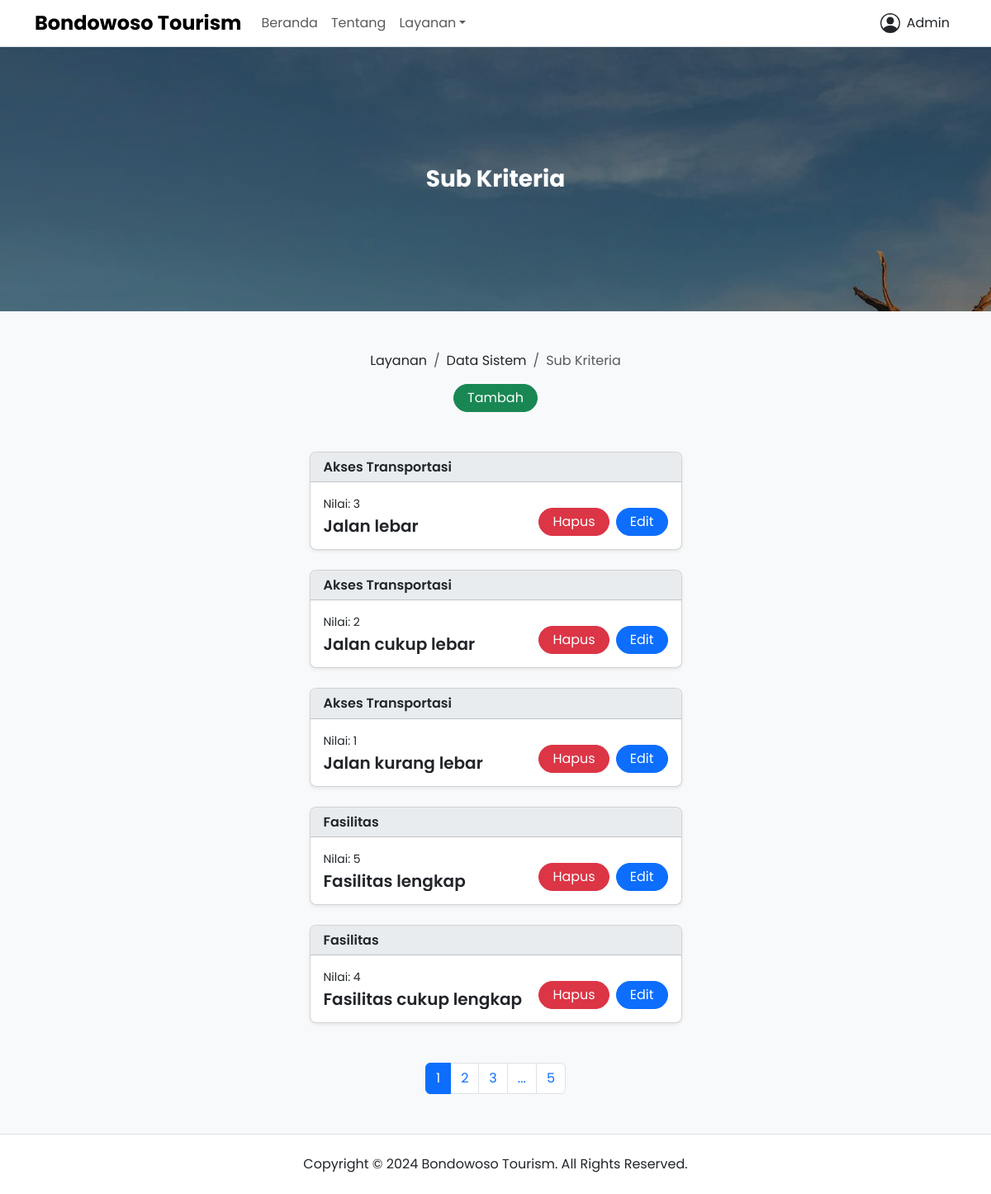
Page /layanan/sub-kriteria (signed in) on the earlier database version.
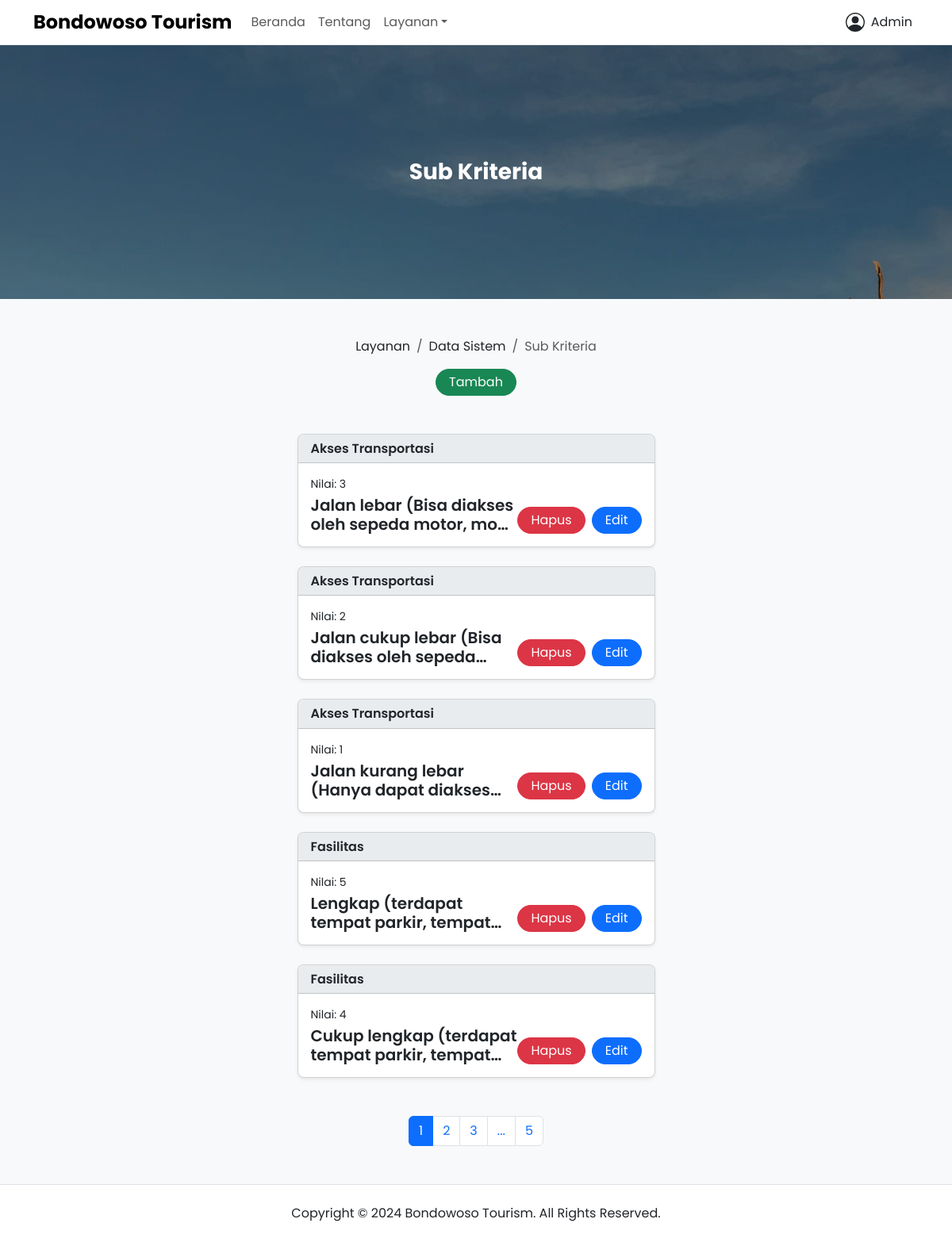
Same page on the later database version.
### app/models.py (models this page shows, shortened)
class User(UserMixin, db.Model):
  __tablename__ = "user"
  id = db.Column(db.Integer, primary_key=True)
  name = db.Column(db.String(60), nullable=False)
  gender = db.Column(db.String(60), nullable=False)
  phone = db.Column(db.String(60), nullable=False, unique=True)
  email = db.Column(db.String(60), nullable=False, unique=True)
  role = db.Column(db.String(20), nullable=False, default="user")
  password = db.Column(db.String(128), nullable=False)
  joined_date = db.Column(db.DateTime, nullable=False, default=datetime.now)
  usage_help = db.relationship("UsageHelp", backref="user", lazy=True)
  criteria = db.relationship("Criteria", backref="user", lazy=True)
  sub_criteria = db.relationship("SubCriteria", backref="user", lazy=True)
  location_point = db.relationship("LocationPoint", backref="user", lazy=True)
  tour_type = db.relationship("TourType", backref="user", lazy=True)
  tour_list = db.relationship("TourList", backref="user", lazy=True)

class SubCriteria(db.Model):
  __tablename__ = "sub_criteria"
  id = db.Column(db.Integer, primary_key=True)
  name = db.Column(db.String(128), nullable=False)
  value = db.Column(db.Integer, nullable=False)
  posted_date = db.Column(db.DateTime, nullable=False, default=datetime.now)
  updated_date = db.Column(db.DateTime, onupdate=datetime.now, default=datetime.now)
  user_id = db.Column(db.Integer, db.ForeignKey("user.id"), nullable=False)
  criteria_id = db.Column(db.Integer, db.ForeignKey("criteria.id"), nullable=False)
  criteria = db.relationship("Criteria", back_populates="sub_criteria")

class Criteria(db.Model):
  __tablename__ = "criteria"
  id = db.Column(db.Integer, primary_key=True)
  name = db.Column(db.String(128), nullable=False)
  code = db.Column(db.String(128), nullable=False)
  attribute = db.Column(db.String(128), nullable=False)
  weight = db.Column(db.Float, nullable=False)
  posted_date = db.Column(db.DateTime, nullable=False, default=datetime.now)
  updated_date = db.Column(db.DateTime, onupdate=datetime.now, default=datetime.now)
  user_id = db.Column(db.Integer, db.ForeignKey("user.id"), nullable=False)
  sub_criteria = db.relationship("SubCriteria", back_populates="criteria")

### app/views/public.py (the view)
@public_app.route("/layanan/sub-kriteria", methods=["GET", "POST"])
@login_required
def sub_criteria():
  check_admin()
  page = request.args.get("page", 1, type=int)
  datas = SubCriteria.query.order_by(SubCriteria.posted_date.desc()).paginate(page=page, per_page=5)
  return render_template("public/services/system_data/sub-criteria.html", title="Sub Kriteria - Bondowoso Tourism", datas=datas)

### app/models.py (called while the page is built)
@login_manager.user_loader
def load_user(user_id):
  return User.query.get(int(user_id))

### app/utils.py (called while the page is built)
def check_admin():
  if not current_user.role == "admin":
    abort(403)

### app/templates/public/services/system_data/sub-criteria.html (shortened to what this page needs)
{% extends 'components/public/base.html' %} {% set active_page = 'system_data' %} {% block content %}
<div class="banner d-flex bg-hero h-20rem">
  <div class="container my-auto">
    <div class="row justify-content-center align-items-center">
      <div class="col-lg-10">
        <div class="text-white text-center">
          <h2 class="fw-bold fs-3 title-clamp-2 mb-0">Sub Kriteria</h2>
        </div>
      </div>
    </div>
  </div>
</div>
<div class="page-wrapper bg-body-tertiary">
  <div class="container">
    <div class="row justify-content-center align-items-center pt-5">
      <div class="col-lg-10">
        <div class="d-flex flex-column row-gap-3">
          <nav aria-label="breadcrumb">
            <ol class="breadcrumb justify-content-center align-items-center mb-0">
              <li class="breadcrumb-item"><a class="link-dark link-offset-2 link-underline-opacity-0 link-underline-opacity-100-hover" href="{{ url_for('public_app.services') }}">Layanan</a></li>
              <li class="breadcrumb-item"><a class="link-dark link-offset-2 link-underline-opacity-0 link-underline-opacity-100-hover" href="{{ url_for('public_app.system_data') }}">Data Sistem</a></li>
              <li class="breadcrumb-item active" aria-current="page">Sub Kriteria</li>
            </ol>
          </nav>
          {% if current_user.role == "admin" %}
          <div class="text-center">
            <a class="btn btn-success rounded-5 py-1 px-3" href="{{ url_for('public_app.create_sub_criteria') }}" role="button">Tambah</a>
          </div>
          {% endif %}
        </div>
      </div>
    </div>
    {% if datas.total > 0 %}
    <div class="row flex-column justify-content-center align-items-center row-gap-4 py-5">
      {% for data in datas %}
      <div class="col-lg-5">
        <div class="card shadow-sm rounded-3">
          <div class="card-header bg-body-secondary rounded-top-3">
            <h5 class="fw-semibold fs-6 text-clamp-1 mb-0">{{ data.criteria.name }}</h5>
          </div>
          <div class="card-body">
            <div class="d-flex flex-column flex-lg-row justify-content-between align-items-start align-items-lg-end row-gap-3">
              <div class="d-flex flex-column row-gap-1">
                <p class="small text-clamp-1 mb-0">Nilai: {{ data.value }}</p>
                <h6 class="fw-semibold fs-5 text-clamp-2 mb-0">{{ data.name }}</h6>
              </div>
              {% if current_user.role == "admin" %}
              <div class="d-flex flex-row justify-content-start column-gap-2">
                <a class="btn btn-danger rounded-5 py-1 px-3" href="#" role="button" data-bs-toggle="modal" data-bs-target="#deleteDataModal{{ data.id }}">Hapus</a>
                <a class="btn btn-primary rounded-5 py-1 px-3" href="{{ url_for('public_app.update_sub_criteria', id=data.id) }}" role="button">Edit</a>
              </div>
              {% endif %}
            </div>
          </div>
        </div>
      </div>
      {% endfor %}
    </div>
    <div class="row pb-5">
      <div class="col-lg-12">
        <nav>
          <ul class="pagination justify-content-center align-items-center mb-0">
            {% for page_num in datas.iter_pages(left_edge=1, right_edge=1, left_current=1, right_current=2) %} {% if page_num %} {% if datas.page == page_num %}
            <li class="page-item active" aria-current="page">
              <span class="page-link">{{ page_num }}</span>
            </li>
            {% else %}
            <li class="page-item">
              <a class="page-link" href="{{ url_for('public_app.sub_criteria', page=page_num) }}">{{ page_num }}</a>
            </li>
            {% endif %} {% else %}
            <li class="page-item">
              <span class="page-link">...</span>
            </li>
            {% endif %} {% endfor %}
          </ul>
        </nav>
      </div>
    </div>
    {% endif %}
  </div>
</div>
{% endblock %}

### app/templates/components/public/base.html (shortened to what this page needs)
<!DOCTYPE html>
<html lang="en">
  <head>
    {% include 'components/public/includes/styles.html' %}
  </head>
  <body>
    {% include 'components/public/includes/navbar.html' %}
    {% block content %}{% endblock %}
    {% include 'components/public/includes/footer.html' %}
  </body>
</html>

### app/templates/components/public/includes/styles.html (shortened to what this page needs)
<link
  href="https://cdn.jsdelivr.net/npm/bootstrap@5.3.3/dist/css/bootstrap.min.css"
  rel="stylesheet"
/>
<link
  rel="stylesheet"
  href="{{ url_for('static', filename='css/main.css') }}"
/>

### app/templates/components/public/includes/navbar.html (shortened to what this page needs)
<nav class="navbar navbar-expand-lg bg-body border-bottom">
  <div class="container">
    <a class="navbar-brand" href="{{ url_for('public_app.homepage') }}">
      <h1 class="fw-bold fs-4 my-auto">Bondowoso Tourism</h1>
    </a>
    <div
      class="offcanvas offcanvas-end border-0"
      tabindex="-1"
      id="offcanvasNavbar"
      aria-labelledby="offcanvasNavbarLabel"
    >
      <div class="offcanvas-body">
        <ul class="navbar-nav me-auto">
          <li class="nav-item">
            <a
              class="{{ 'nav-link active' if active_page == 'home' else 'nav-link' }}"
              aria-current="page"
              href="{{ url_for('public_app.homepage') }}"
              >Beranda</a
            >
          </li>
          <li class="nav-item">
            <a
              class="{{ 'nav-link active' if active_page == 'about' else 'nav-link' }}"
              href="{{ url_for('public_app.about') }}"
              >Tentang</a
            >
          </li>
          <li class="nav-item dropdown">
            <a
              class="nav-link dropdown-toggle"
              href="#"
              role="button"
              data-bs-toggle="dropdown"
              aria-expanded="false"
              >Layanan</a
            >
          </li>
        </ul>
        <ul class="navbar-nav">
          {% if current_user.is_authenticated %}
          <li class="nav-item dropdown">
            <a
              class="nav-link text-body"
              href="#"
              role="button"
              data-bs-toggle="dropdown"
              aria-expanded="false"
            >
              <div class="d-flex align-items-center column-gap-2">
                <svg
                  xmlns="http://www.w3.org/2000/svg"
                  height="1.5em"
                  fill="currentColor"
                  viewBox="0 0 16 16"
                >
                  <path d="M11 6a3 3 0 1 1-6 0 3 3 0 0 1 6 0" />
                  <path
                    fill-rule="evenodd"
                    d="M0 8a8 8 0 1 1 16 0A8 8 0 0 1 0 8m8-7a7 7 0 0 0-5.468 11.37C3.242 11.226 4.805 10 8 10s4.757 1.225 5.468 2.37A7 7 0 0 0 8 1"
                  />
                </svg>
                <p class="mb-0">{{ current_user.name }}</p>
              </div>
            </a>
          </li>
          {% endif %}
        </ul>
      </div>
    </div>
  </div>
</nav>

### app/templates/components/public/includes/footer.html (shortened to what this page needs)
<footer class="footer bg-body border-top">
  <div class="container">
    <div class="row py-4">
      <div class="col-lg-12">
        <div class="text-center">
          <p class="mb-0">
            Copyright &copy;
            Bondowoso Tourism. All Rights Reserved.
          </p>
        </div>
      </div>
    </div>
  </div>
</footer>

### app/static/css/main.css (style rules this page uses)
body { font-family: "Poppins", sans-serif; }
.bg-hero { background: linear-gradient(rgba(0, 0, 0, 0.25), rgba(0, 0, 0, 0.25)), url(../media/uploads/home/hero.jpg); background-attachment: fixed; background-repeat: no-repeat; background-size: cover; background-position: center; }
.h-20rem { height: 20rem; }
.text-clamp-1 { display: -webkit-box; -webkit-box-orient: vertical; -webkit-line-clamp: 1; overflow: hidden; }
.text-clamp-2 { display: -webkit-box; -webkit-box-orient: vertical; -webkit-line-clamp: 2; overflow: hidden; }

Differences in the rows shown:
changed SubCriteria: name "Jalan lebar" → "Jalan lebar (Bisa diakses oleh sepeda motor,…"
changed SubCriteria: name "Jalan cukup lebar" → "Jalan cukup lebar (Bisa diakses oleh…"
changed SubCriteria: name "Jalan kurang lebar" → "Jalan kurang lebar (Hanya dapat…"
changed SubCriteria: name "Fasilitas lengkap" → "Lengkap (terdapat tempat parkir,…"
changed SubCriteria: name "Fasilitas cukup lengkap" → "Cukup lengkap (terdapat tempat parkir,…"
